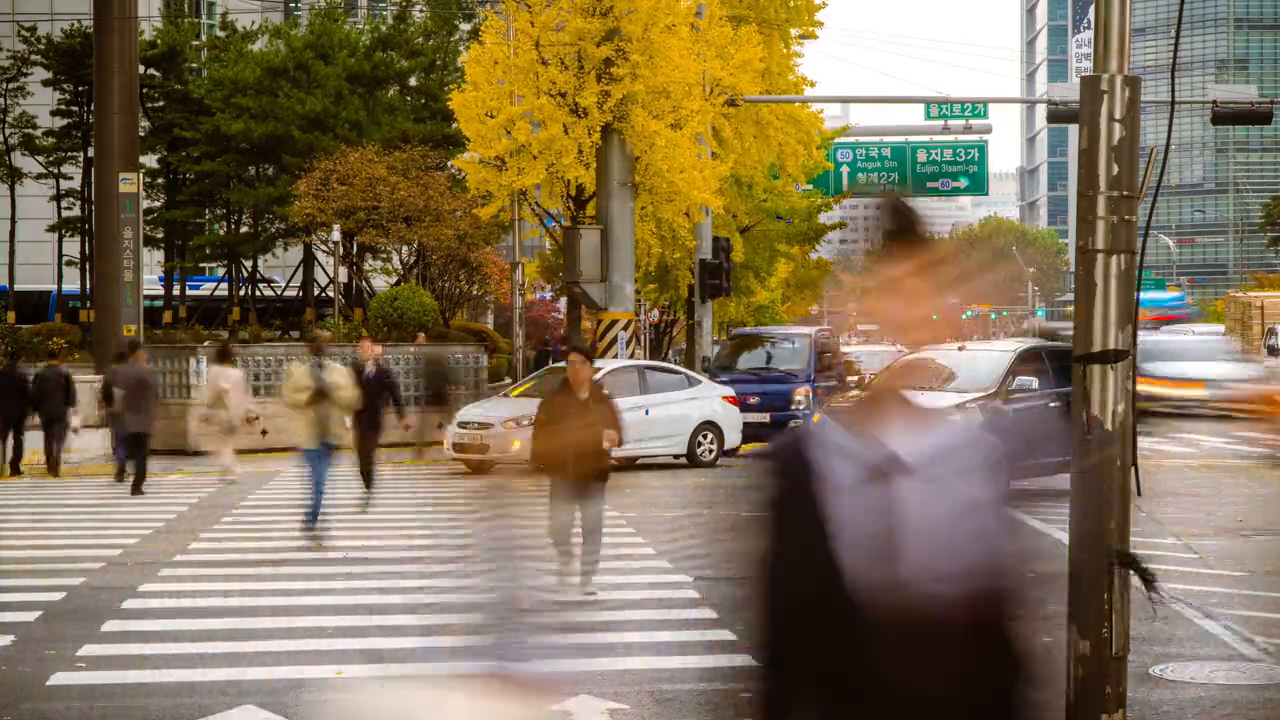
#> input picture frame 15 of practice/videos/seoul.mp4, 1280 x 720 px, given in place of woman.mp4, which was not available
$ python 'op2 copy 2.py'
#> lines starting #> are read from the running program, lines starting #| are printed output that depends on the picture; after the words box and inside, x2 and y2 are one past the last pixel; in counts of white or black regions, pixels touching at a corner belong together; pictures that were not available may be replaced by others from this repository, and a replacement may not be noted
import cv2 as cv
import numpy as np

cap = cv.VideoCapture('images/woman.mp4')
retval, frame=cap.read()
#> frame is the input picture: shape (720, 1280, 3); mean B, G, R 89.5, 114.6, 131
frame = cv.resize(frame, None, fx=0.3,fy=0.3, interpolation=cv.INTER_AREA)
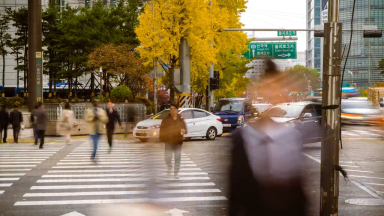
#> frame: shape (216, 384, 3); mean B, G, R 89.5, 114.6, 131

while True:
    retval, frame=cap.read()
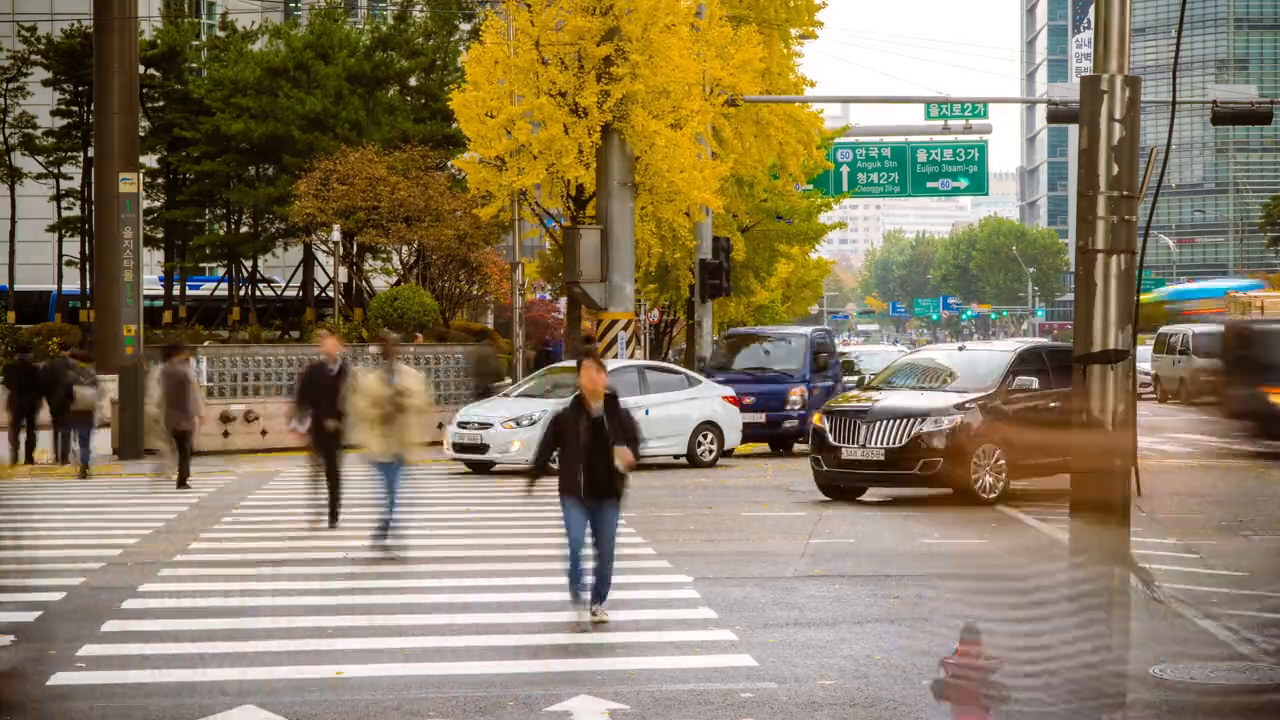
#> input picture frame 16 of practice/videos/seoul.mp4, 1280 x 720 px, given in place of woman.mp4, which was not available
#> frame is the input picture: shape (720, 1280, 3); mean B, G, R 98.3, 123.6, 137.3
    if not retval:
        break

    frame=cv.resize(frame,None,fx=0.3,fy=0.3,interpolation=cv.INTER_AREA)
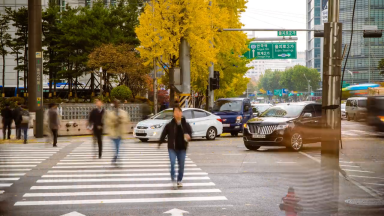
#> frame: shape (216, 384, 3); mean B, G, R 98.3, 123.6, 137.3
    #print(frame)
    # Load the aerial image and convert to HSV colourspace
    #image = cv.imread("./test.png")
    hsv=cv.cvtColor(frame,cv.COLOR_BGR2HSV)
#> hsv: shape (216, 384, 3); mean H, S, V 29.2, 99.4, 139.9

    # Define lower and uppper limits of what we call "brown"
    brown_lo=np.array([39,0,0])
    brown_hi=np.array([86,255,255])

    # Mask image to only select browns
    mask=cv.inRange(hsv,brown_lo,brown_hi)
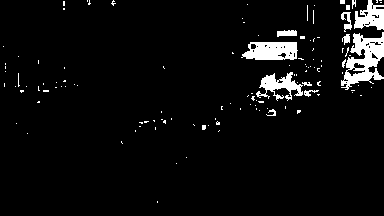
#> mask: shape (216, 384); 4.9% white; 122 white regions (108 under 20 px), largest, box (x1, y1, x2, y2) and area: (341, 32, 384, 90) 1247, (241, 42, 298, 60) 825, (256, 72, 303, 101) 600

    # Change image to red where we found brown
    frame[mask>0]=(255,217,236)
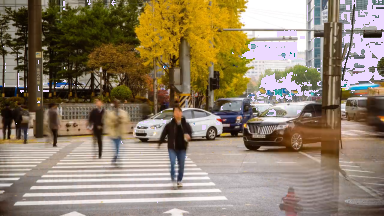
#> frame: shape (216, 384, 3); 4.94% of pixels changed, all inside (x1, y1, x2, y2) = (3, 0, 384, 203)

    cv.imshow("result.png",frame)
    key=cv.waitKey(25)
#> (key Esc is pressed here)
    if key==27:
        break


if cap.isOpened():
    cap.release()

cv.destroyAllWindows()

$ run again, starting later in the video
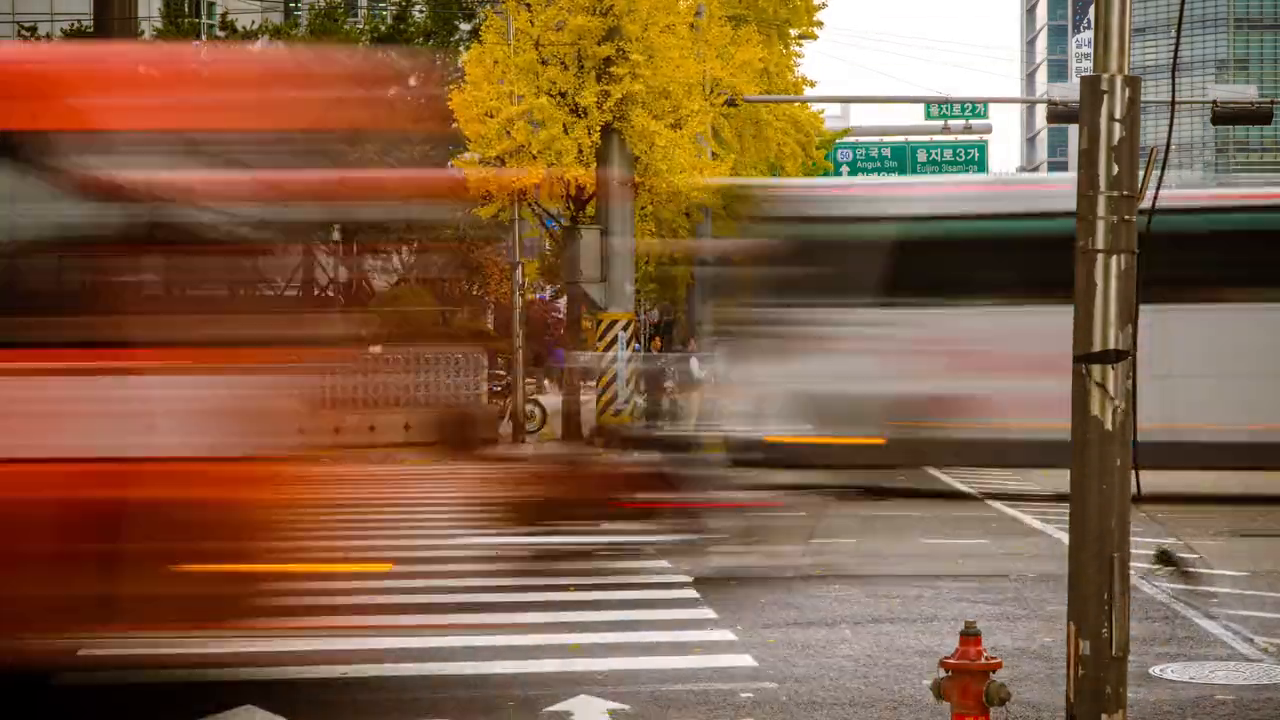
#> input picture frame 67 of practice/videos/seoul.mp4, 1280 x 720 px, given in place of woman.mp4, which was not available
#> frame is the input picture: shape (720, 1280, 3); mean B, G, R 69.4, 95.7, 130.4
#> hsv: shape (216, 384, 3); mean H, S, V 13.1, 155, 136.2
#> `mask=cv.inRange(hsv,brown_lo,brown_hi)`:
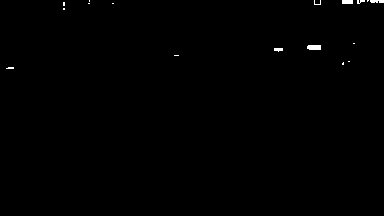
#> mask: shape (216, 384); 0.31% white; 17 white regions (12 under 20 px), largest, box (x1, y1, x2, y2) and area: (307, 45, 321, 50) 67, (342, 0, 353, 4) 44, (370, 0, 384, 3) 38, (274, 48, 283, 52) 28, (357, 0, 365, 4) 20
#> `frame[mask>0]=(255,217,236)`:
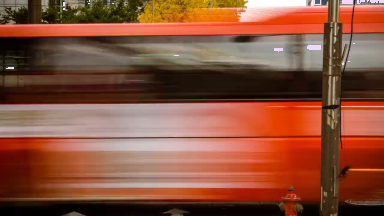
#> frame: shape (216, 384, 3); mean B, G, R 59.3, 81.3, 136.5

$ run again, starting later in the video
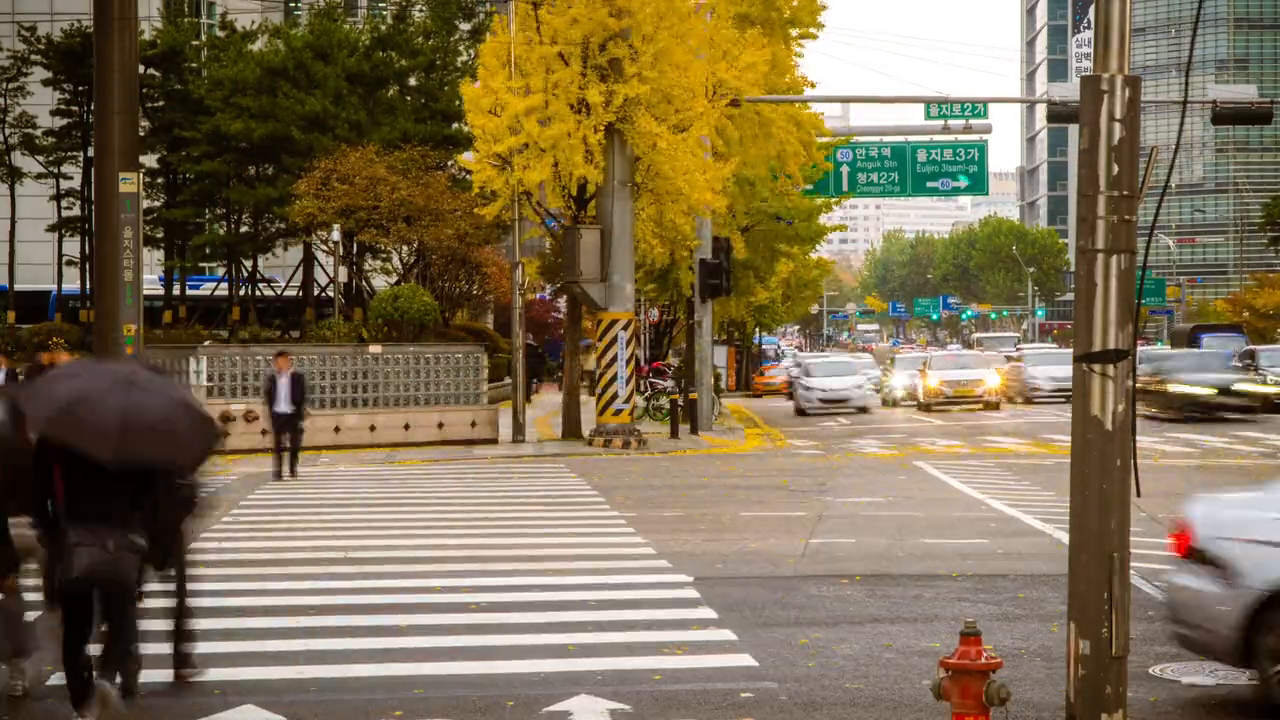
#> input picture frame 120 of practice/videos/seoul.mp4, 1280 x 720 px, given in place of woman.mp4, which was not available
#> frame is the input picture: shape (720, 1280, 3); mean B, G, R 83.8, 111.1, 126.2
#> hsv: shape (216, 384, 3); mean H, S, V 21, 112.6, 128.7
#> `mask=cv.inRange(hsv,brown_lo,brown_hi)`:
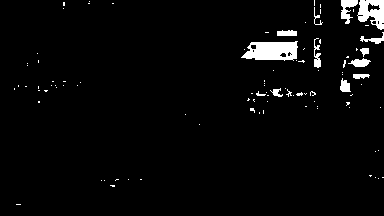
#> mask: shape (216, 384); 3.2% white; 98 white regions (85 under 20 px), largest, box (x1, y1, x2, y2) and area: (241, 41, 298, 61) 846, (357, 0, 384, 30) 517, (341, 0, 358, 24) 213
#> `frame[mask>0]=(255,217,236)`:
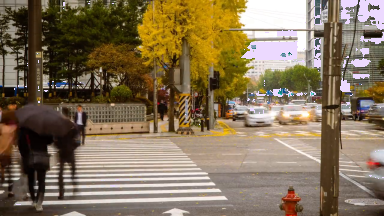
#> frame: shape (216, 384, 3); mean B, G, R 88.5, 114.3, 131.7
